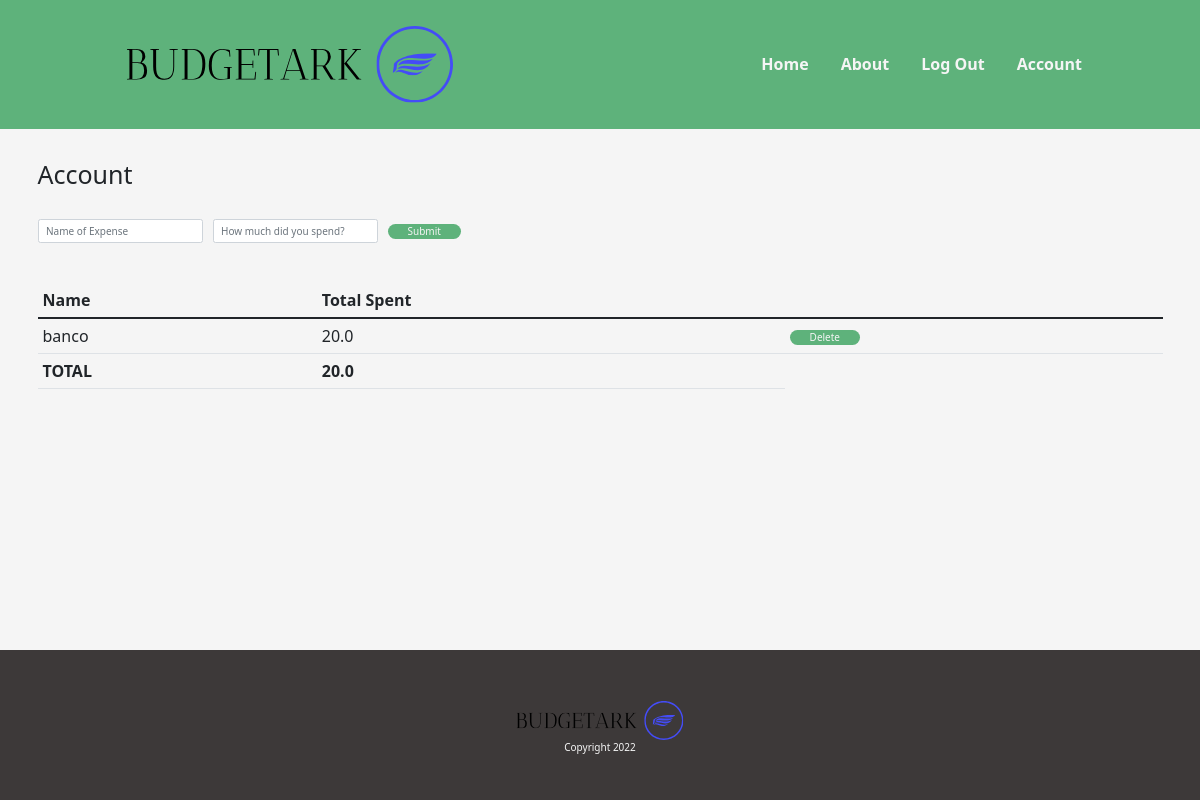
Before: /account (signed in) with the older database file.
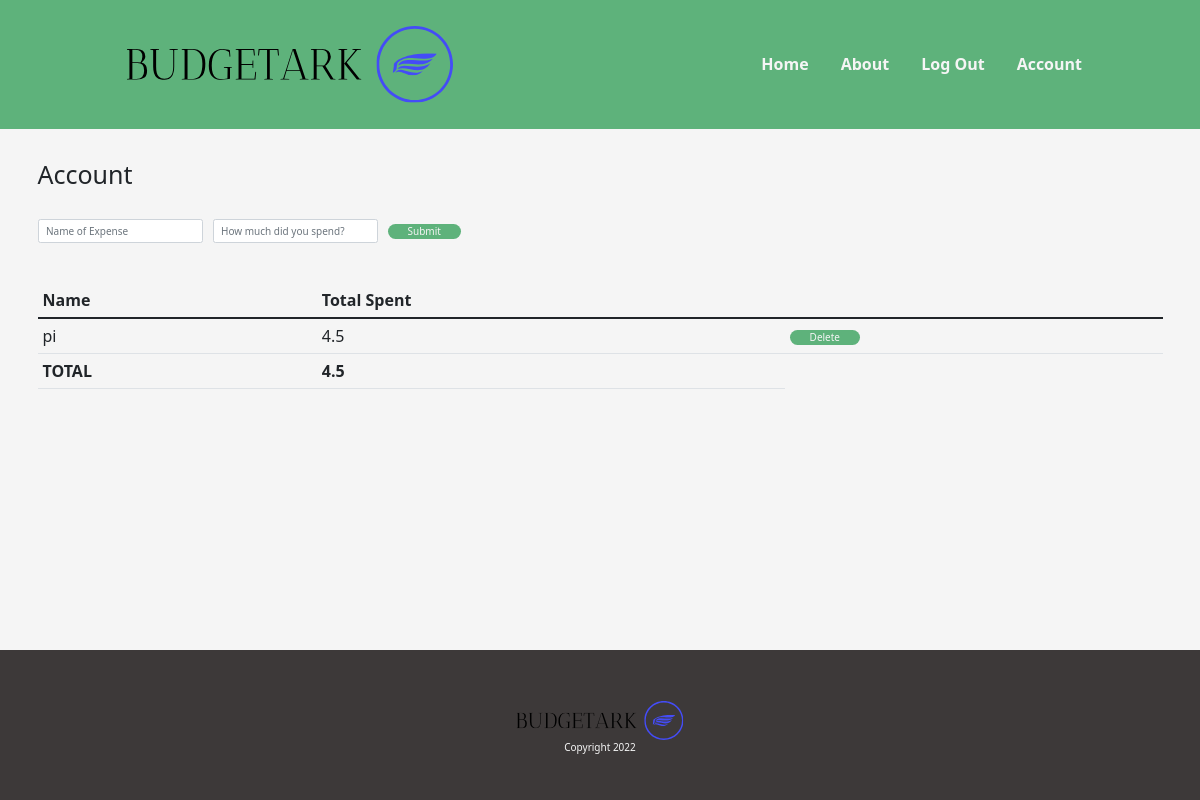
After: the same page with the newer database file.
### tables this page shows
CREATE TABLE expenses (
'expenseID' INTEGER PRIMARY KEY,
'name' TEXT NOT NULL,
'money' REAL NOT NULL,
'date_created' DATETIME DEFAULT CURRENT_DATE,
'userID' INTEGER,
FOREIGN KEY(userID) REFERENCES users(id) );

### final/routes.py (the view)
@app.route("/account", methods=["GET", "POST"])
def account():
    form=ExpensesForm()
    if request.method=="POST":
        db.execute("INSERT INTO expenses (name, money, userID) VALUES(?, ?, ?)", form.name.data, form.expense.data, session["user_id"])
        return redirect("/account")
    else:
        rows= db.execute("SELECT name, money FROM expenses WHERE userID =?", session["user_id"])
        sum=0
        for row in rows:
            sum += row['money']
        return render_template("account.html", form=form, sum=sum, rows=rows)

### final/forms.py
class ExpensesForm(FlaskForm):
    name = StringField(label='Name',validators=[DataRequired()])
    expense = FloatField(label='Expense', validators=[DataRequired()])
    submit = SubmitField(label='Submit')
    delete = SubmitField(label='Delete')

### final/templates/account.html (shortened to what this page needs)
{% extends "layout.html" %}
{% block content %}
<div class="container">
    <h1>Account</h1>
    <form action="/account" method="post">
        <div class="container_flex">
            <div class="mb-3">
                {%if form.name.errors%}
                {{form.name(class="form-control mx-auto w-auto is-invalid", placeholder="Name of Expense")}}
                    {% for error in form.name.errors %}
                        <span>{{error}}</span>
                    {% endfor %}
                    {% else %}
                    {{form.name(class="form-control mx-auto w-auto", placeholder="Name of Expense")}}
                {% endif %}
            </div>
            <div class="mb-3">
                {%if form.expense.errors%}
                {{form.expense(class="form-control mx-auto w-auto is-invalid", placeholder="How much did you spend?")}}
                    {% for error in form.name.errors %}
                        <span>{{error}}</span>
                    {% endfor %}
                    {% else %}
                    {{form.expense(class="form-control mx-auto w-auto", placeholder="How much did you spend?")}}
                {% endif %}
            </div>
            <div class="mb-3">
                {{form.submit(class="btn btn-primary")}}
            </div>
        </div>
    </form>
    <table class="table">
        <thead>
          <tr>
            <th scope="col">Name</th>
            <th scope="col">Total Spent</th>
          </tr>
        </thead>
        <tbody>
        {% for row in rows %}
          <tr>
            <td>{{row['name']}}</td>
            <td>{{row['money']}}</td>
            <td>
                <form action="{{ url_for('delete')}}" method="POST">
                    {{form.delete(class="btn btn-primary")}}
                </form>
            </td>
        {% endfor %}
          </tr>
          <tr>
            <td class="bold">TOTAL</td>
            <td class="bold">{{sum}}</td>
        </tbody>
      </table>
</div>
{% endblock %}

### final/templates/layout.html (shortened to what this page needs)
<!DOCTYPE html>
<html lang="en">
<head>
    <link href="https://cdn.jsdelivr.net/npm/bootstrap@5.1.3/dist/css/bootstrap.min.css" rel="stylesheet">
    <link rel="stylesheet" href="{{ url_for('static', filename='styles.css')}}">
</head>
<body>
    <header>
        <div class="container_nav">
            <a href="/"><img src="{{ url_for('static', filename='logo.svg')}}" alt="logo of budget ark"></a>
            <ul class="nav">
                {% if session["user_id"] %}
                    <li class="nav_elements"><a href="/" class="nav_link">Home</a></li>
                    <li class="nav_elements"><a href="#" class="nav_link">About</a></li>
                    <li class="nav_elements"><a class="nav_link" href="/logout">Log Out</a></li>
                    <li class="nav_elements"><a href="/account" class="nav_link">Account</a></li>
                {% else %}
                    <li class="nav_elements"><a href="/" class="nav_link">Home</a></li>
                    <li class="nav_elements"><a href="#" class="nav_link">About</a></li>
                    <li class="nav_elements"><a href="/login" class="nav_link">Login</a></li>
                    <li class="nav_elements"><a href="/register" class="nav_link">Register</a></li>
                {% endif %}
            </ul>
        </div>
    </header>
    {% block content %}{% endblock %}
    <div class="container_footer">
        <footer>
            <a href="/"><img src="{{ url_for('static', filename='logo.svg')}}" alt="logo of budget ark"></a>
            <p>Copyright 2022</p>
        </footer>
    </div>
</body>
</html>

### final/static/styles.css (style rules this page uses)
*, *::before, *::after { box-sizing: border-box; }
* { margin: 0; padding: 0; }
html { font-size: 62.5%; }
html, body { height: 100%; }
body { line-height: 1.5; -webkit-font-smoothing: antialiased; font-size: 1.6rem; background-color: var(--cl-light); min-height: 100vh; }
img, picture, video, canvas, svg { display: block; max-width: 100%; }
input, button, textarea, select { font: inherit; }
p, h1, h2, h3, h4, h5, h6 { overflow-wrap: break-word; }
:root { --ff-all: 'Roboto', Sans-serif; --cl-light: #F5F5F5; --cl-dark: #3D3939; --cl-accent: rgb(68, 76, 247); --cl-primary: #5EB27B; }
.container_nav { width: 100%; display: flex; flex-direction: column; justify-content: center; align-items: center; background-color: var(--cl-primary); padding: 1rem; }
a { text-decoration: none; font-weight: 700; }
.container_nav img { width: 20rem; height: auto; padding: 1.6rem; }
.container_nav ul { list-style: none; display: flex; justify-content: center; padding: 0 .8rem; gap: 3.2rem; }
.container_nav ul li { text-decoration: none; }
.container_nav ul li a, .container_nav ul li a:visited { text-decoration: none; color: var(--cl-light); }
@media only screen and (min-width: 768px) { .container_nav { width: 100%; display: flex; flex-direction: row; justify-content: space-between; background-color: var(--cl-primary); } }
@media only screen and (min-width: 768px) { .container_nav img { width: 36rem; height: auto; padding: 1.6rem; margin-left: 10rem; } }
@media only screen and (min-width: 768px) { .container_nav ul { list-style: none; display: flex; justify-content: right; align-items: center; gap: 3.2rem; margin-right: 10rem; } }
@media only screen and (min-width: 768px) { .container_nav ul li { text-decoration: none; } }
@media only screen and (min-width: 768px) { .container_nav ul li a { text-decoration: none; color: var(--cl-light); } }
body { position: relativ; }
.container_footer { position: fixed; bottom: 0; width: 100%; }
footer { background-color: var(--cl-dark); display: flex; flex-direction: column; justify-content: center; align-items: center; height: 15rem; }
footer img { width: 20rem; height: auto; padding: 1.6rem 1.6rem 0 1.6rem; }
footer p { font-size: 1rem; color: var(--cl-light); }
.mb-3 { display:flex ; flex-direction: column; align-items: center; justify-content: center; margin-bottom: 1.25rem; }
.btn-primary { background-color: var(--cl-primary); color: var(--cl-light); border: none; border-radius: 1rem; padding: 0 2rem; cursor: pointer; }
.container h1 { margin-top: 3rem; margin-bottom: 3rem; }
.container_flex { margin-bottom: 3rem; display: flex; gap: 1rem; }
.bold { font-weight: 700; }

Changed rows visible on the page:
removed expenses: name "banco", money "20.0"
added expenses: name "pi", money "4.5"
Other visible differences:
{{ sum }}: "20.0" → "4.5"
